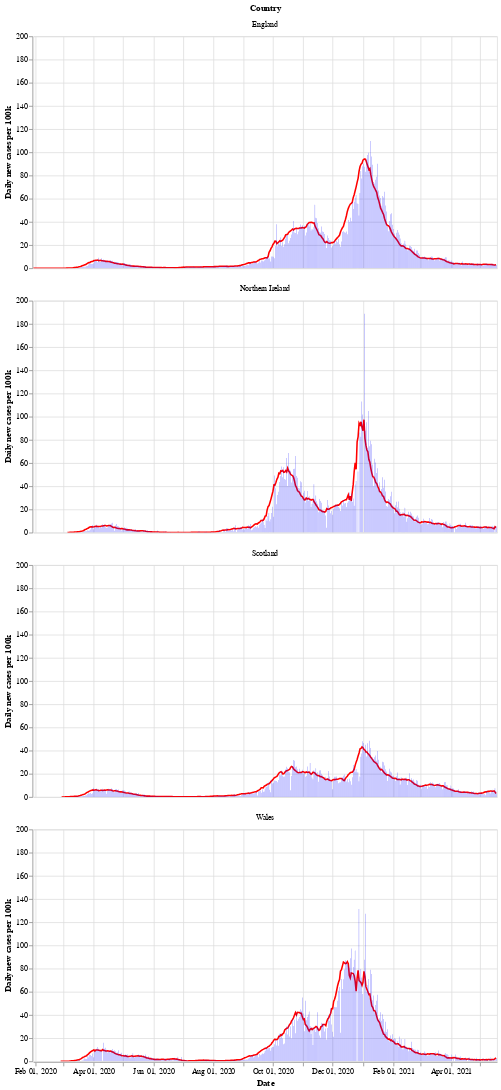

Source (notebook cell):
### Markdown cell above
Next is a bar chart of the number of new cases in each country (per 100k population), with the 7 day moving average of cases. Again we see that Wales saw a longer period of raising and falling cases compared to the other countries.

After a period of cases falling, each nation is now seeing a rise in the number of cases - especially in Wales.

### Code cell
# collapse
bars = alt.Chart(uk_cases).mark_bar().encode(
    x=alt.X("yearmonthdate(date):T", axis=alt.Axis(title='Date')),
    y=alt.Y("newCasesRate:Q", axis=alt.Axis(title='Daily new cases per 100k')),
    tooltip='newCasesRate',
    color=alt.condition(
        alt.datum.dailyChange > 0,
        alt.value("orange"),  # The positive color
        alt.value("blue")  # The negative color
    )
).properties(title='New cases per 100k population with rolling 7 day average', width=600).interactive()
line = alt.Chart(uk_cases).mark_line(
    color='red',
    size=2,
).transform_window(
    rolling_mean='mean(newCasesRate)',
    frame=[0, 7],
    groupby=['areaName']
).encode(
    x='yearmonthdate(date):T',
    y='rolling_mean:Q'
)
alt.layer(line, bars, data=uk_cases).facet(alt.Row('areaName', title='Country'), columns=1)

### Figure 1 — Vega-Lite specification as saved in the notebook (floating-point values rounded to 4 significant figures; data arrays with more than 128 entries replaced by an {"elided": "..."} marker saying what was removed)
{"config": {"view": {"continuousWidth": 400, "continuousHeight": 300}}, "data": {"name": "data-788003b730dbed2c51fa343aa48153fa"}, "facet": {"type": "nominal", "field": "areaName", "title": "Country"}, "spec": {"layer": [{"mark": {"type": "line", "color": "red", "size": 2}, "encoding": {"x": {"type": "temporal", "field": "date", "timeUnit": "yearmonthdate"}, "y": {"type": "quantitative", "field": "rolling_mean"}}, "transform": [{"window": [{"op": "mean", "field": "newCasesRate", "as": "rolling_mean"}], "frame": [0, 7], "groupby": ["areaName"]}]}, {"mark": "bar", "encoding": {"color": {"condition": {"value": "orange", "test": "(datum.dailyChange > 0)"}, "value": "blue"}, "tooltip": {"type": "quantitative", "field": "newCasesRate"}, "x": {"type": "temporal", "axis": {"title": "Date"}, "field": "date", "timeUnit": "yearmonthdate"}, "y": {"type": "quantitative", "axis": {"title": "Daily new cases per 100k"}, "field": "newCasesRate"}}, "selection": {"selector002": {"type": "interval", "bind": "scales", "encodings": ["x", "y"]}}, "title": "New cases per 100k population with rolling 7 day average", "width": 600}]}, "columns": 1, "$schema": "https://vega.github.io/schema/vega-lite/v4.8.1.json", "datasets": {"data-788003b730dbed2c51fa343aa48153fa": {"elided": "1804 records"}}}
